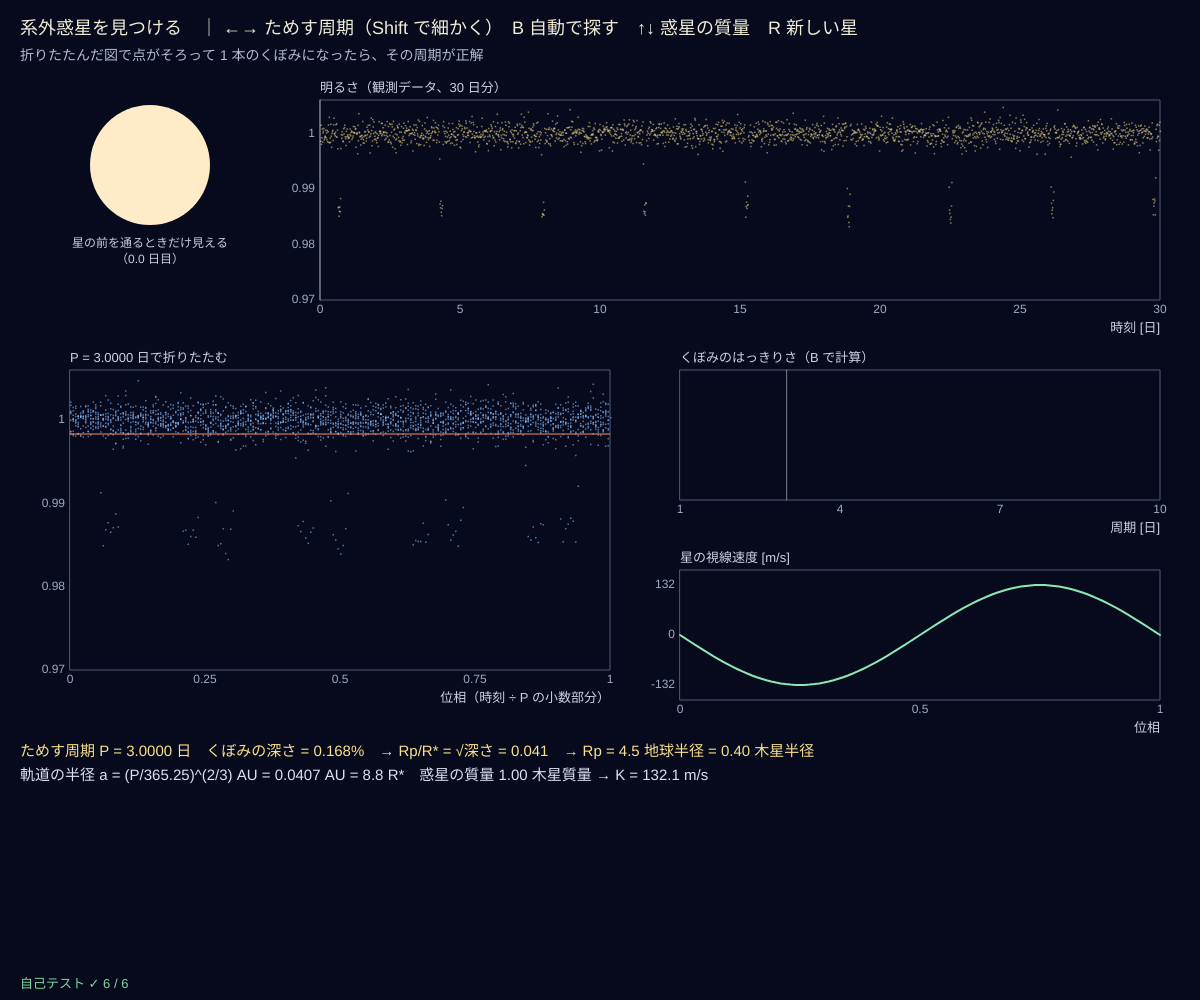
Frame 1 (no input)
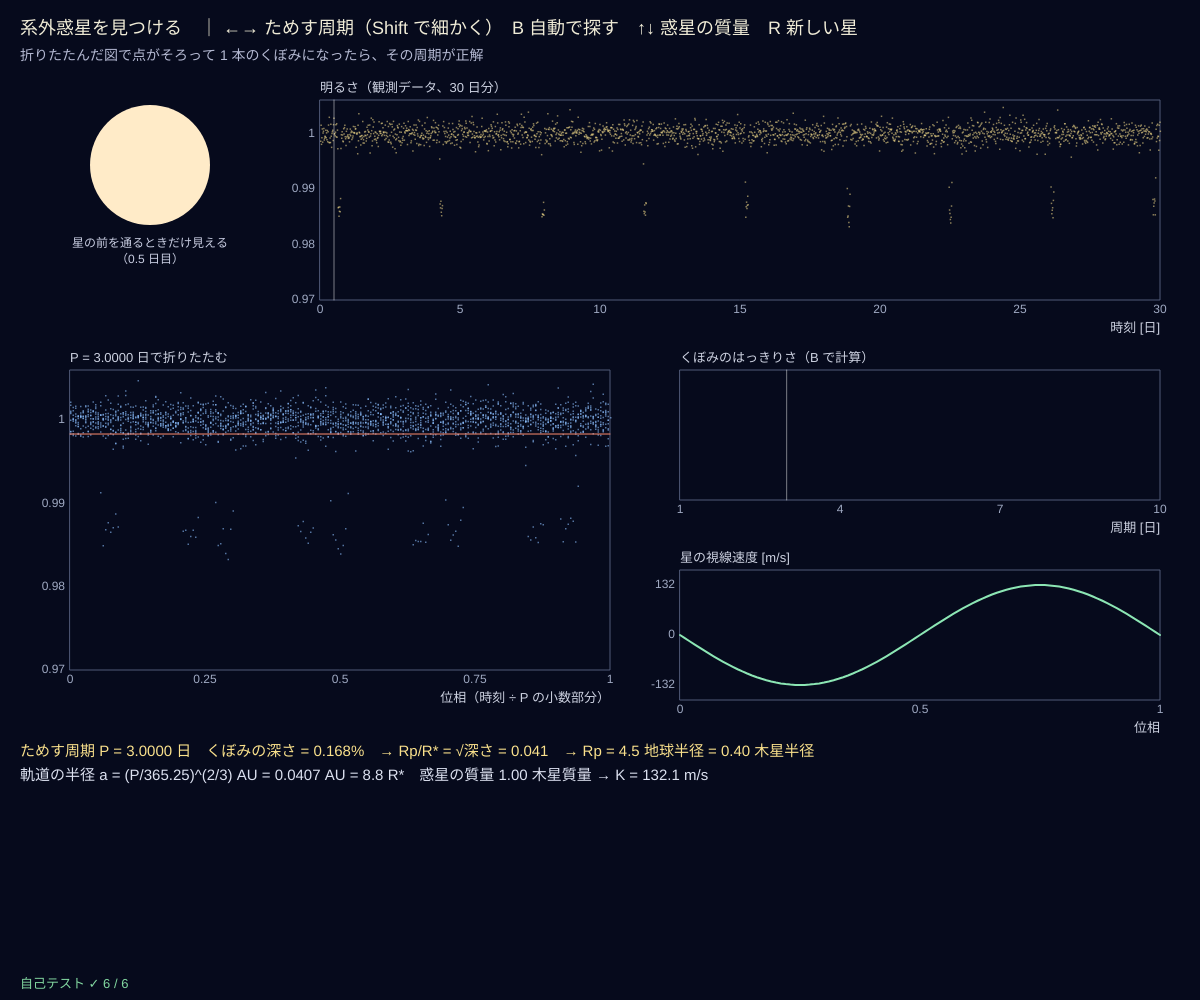
Frame 60 (no input)
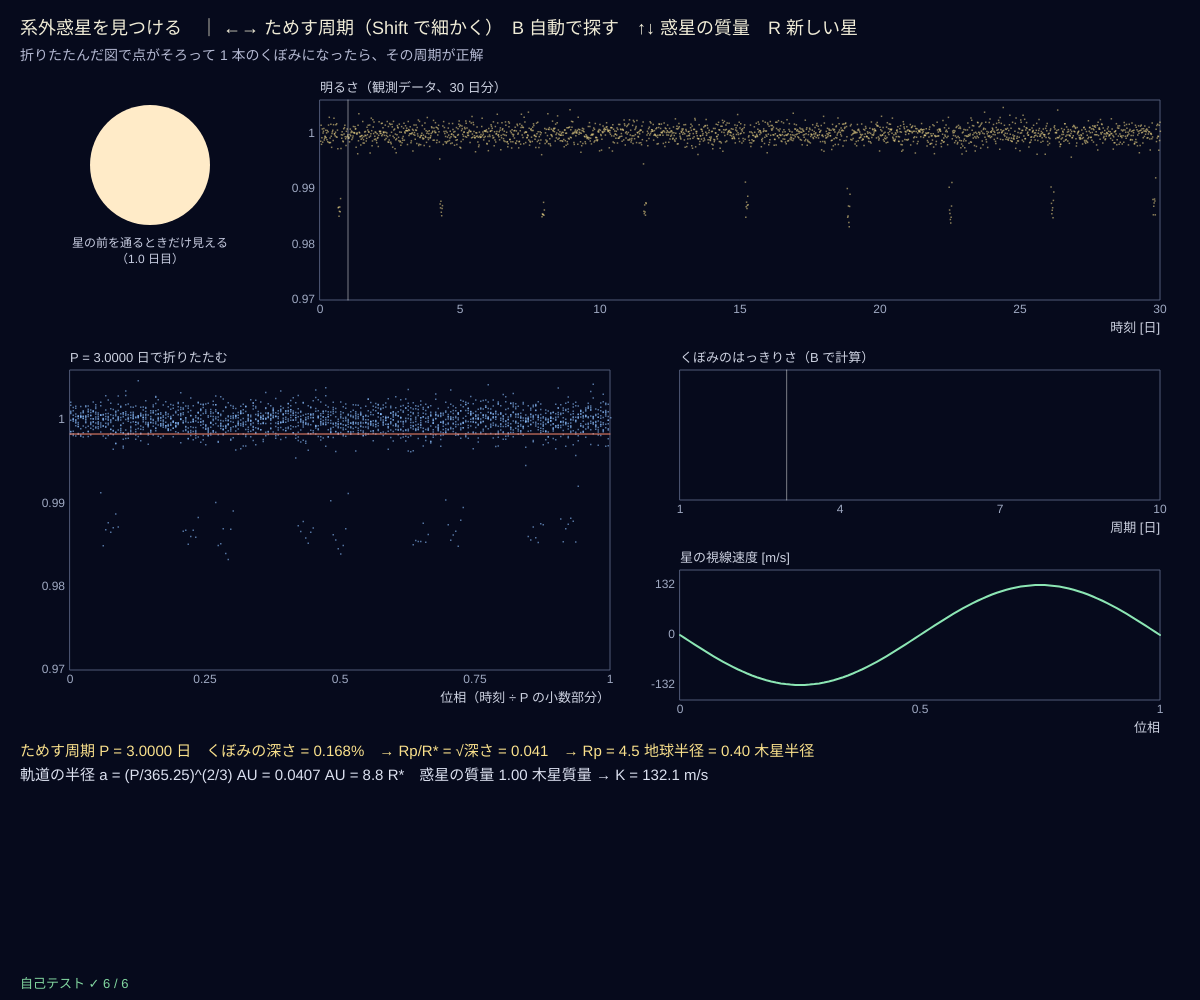
Frame 120 (the mouse pressed at the canvas centre since frame 60)

The p5.js sketch that drew these frames (run headless with seeded random() and noise() and a simulated clock; from frame 60 on, the mouse is pressed at the canvas centre):

// p5.js sketch
// ── sketch.js
// ============================================
// 11 系外惑星を見つける ─ 星のかすかな暗くなり（トランジット）と、星のふらつき（視線速度）
// 惑星が星の前を通ると、隠れた面積の分だけ暗くなる：減光率 = (Rp/R*)²（星の明るさは一様とする近似）
// ノイズのある 30 日分の観測データを、周期 P で折りたたむ（位相 = 時刻 ÷ P の小数部分）と、くぼみが重なって見える
// 視線速度の振幅 K = (2πG/P)^(1/3) × Mp sin i ÷ M*^(2/3)（円軌道、Mp ≪ M*）
// ←→ = ためす周期（Shift で細かく）/ B = 周期を自動で探す / ↑↓ = 惑星の質量 / R = 新しい星 / 星は太陽と同じ（1 M☉、1 R☉）
// ============================================

const DAYS = 30, CADENCE = 1 / 72;     // ★ 観測日数と間隔（20 分）
const SIGMA_N = 0.0012;                // ★ 明るさの測定ノイズ（1 = 星の明るさ）
const GRAV = 6.674e-11, M_SUN = 1.989e30, M_JUP = 1.898e27, M_EARTH = 5.972e24, R_SUN_RE = 109.1, R_SUN_RJ = 9.73;   // 太陽の半径 = 地球の 109.1 倍 = 木星の 9.73 倍
const AU_RSUN = 215.03;                // 1 AU = 太陽の半径の 215 倍
let truth, data = [], trialP = 3.0, found = null, mpJ = 1.0, spec = null;

function setup() {
  createCanvas(windowWidth, windowHeight);
  selfTest();
  newStar(Date.now());
}
// 半径 1 の星と、半径 k の惑星（中心の距離 z）の重なりの面積
function overlap(z, k) {
  if (z >= 1 + k) return 0;
  if (z <= 1 - k) return Math.PI * k * k;
  if (z <= k - 1) return Math.PI;
  let a = Math.acos(clampv((z * z + k * k - 1) / (2 * z * k), -1, 1)), b = Math.acos(clampv((z * z + 1 - k * k) / (2 * z), -1, 1));
  return k * k * a + b - 0.5 * Math.sqrt(Math.max(0, (-z + k + 1) * (z + k - 1) * (z - k + 1) * (z + k + 1)));
}
function aOverR(P) { return Math.pow(P / 365.25, 2 / 3) * AU_RSUN; }       // ケプラーの第 3 法則（M* = 1 M☉）
// 時刻 t の惑星の空の上の位置（星の半径 = 1）と、明るさ
function skyPos(t, tr) { let ph = (2 * Math.PI * (t - tr.t0)) / tr.P, a = aOverR(tr.P); return { x: a * Math.sin(ph), y: tr.b * Math.cos(ph), front: Math.cos(ph) > 0 }; }
function fluxAt(t, tr) { let s = skyPos(t, tr); return s.front ? 1 - overlap(Math.hypot(s.x, s.y), tr.k) / Math.PI : 1; }
function rvK(P, mp) { return Math.pow((2 * Math.PI * GRAV) / (P * 86400), 1 / 3) * mp / Math.pow(M_SUN, 2 / 3); }   // [m/s]
function newStar(seed) {
  seedRng(seed);
  truth = { P: 2 + 6 * rnd(), k: 0.06 + 0.08 * rnd(), b: 0.5 * rnd(), t0: rnd() * 2 };
  data = []; for (let t = 0; t < DAYS; t += CADENCE) data.push([t, fluxAt(t, truth) + SIGMA_N * rndNormal()]);
  found = null; spec = null;
}
// 折りたたんで 200 区間の平均。くぼみの深さ = 1 − （となり 5 区間の平均のいちばん小さい値）
function fold(d, P) {
  let N = 200, s = new Float64Array(N), n = new Float64Array(N);
  for (let [t, f] of d) { let i = Math.floor((((t / P) % 1) + 1) % 1 * N) % N; s[i] += f; n[i]++; }
  let best = 1e9, bi = 0, bn = 0;
  for (let i = 0; i < N; i++) { let ss = 0, nn = 0; for (let j = -2; j <= 2; j++) { let q = (i + j + N) % N; ss += s[q]; nn += n[q]; } if (nn > 0 && ss / nn < best) { best = ss / nn; bi = i; bn = nn; } }
  return { depth: 1 - best, phase: bi / N, snr: ((1 - best) * Math.sqrt(bn)) / SIGMA_N };
}
// 周期を 1〜10 日で調べて、くぼみがいちばんはっきりする周期（箱型の当てはめの簡単版）
function searchPeriod(d) {
  let out = [], best = null;
  for (let i = 0; i <= 900; i++) { let P = 1 + (9 * i) / 900, f = fold(d, P); out.push([P, f.snr]); if (!best || f.snr > best.snr) best = { P, ...f }; }
  // まわりを細かく
  for (let i = -50; i <= 50; i++) { let P = best.P + i * 0.0002, f = fold(d, P); if (f.snr > best.snr) best = { P, ...f }; }
  return { spec: out, best };
}

function draw() {
  background(6, 10, 28);
  let t = (millis() / 1000) * 0.5 % DAYS;
  // ---- 星と惑星（空の上）
  let sx = 150, sy = 165, sr = 60, sp = skyPos(t, truth);
  noStroke(); fill(255, 235, 200); circle(sx, sy, 2 * sr);
  if (sp.front && Math.abs(sp.x) < 3) { fill(10); circle(sx + sp.x * sr, sy + sp.y * sr, 2 * truth.k * sr); }
  fill(200, 205, 225); textSize(12); textAlign(CENTER); text('星の前を通るときだけ見える', sx, sy + sr + 22); text('（' + t.toFixed(1) + ' 日目）', sx, sy + sr + 38); textAlign(LEFT, BASELINE);
  // ---- 観測データ（30 日）
  let g1 = { x: 320, y: 100, w: width - 360, h: height * 0.2, x0: 0, x1: DAYS, y0: 1 - 0.03, y1: 1 + 0.006 };
  plotAxes(g1, '時刻 [日]', '明るさ（観測データ、30 日分）', [0, 5, 10, 15, 20, 25, 30], [0.97, 0.98, 0.99, 1]);
  noStroke(); fill(250, 225, 140, 140); for (let [tt, f] of data) rect(gX(g1, tt), gY(g1, f), 1.5, 1.5);
  stroke(255, 120); line(gX(g1, t), g1.y, gX(g1, t), g1.y + g1.h);
  // ---- 折りたたんだ図
  let fd = fold(data, trialP), g2 = { x: 70, y: g1.y + g1.h + 70, w: width * 0.45, h: height * 0.3, x0: 0, x1: 1, y0: 1 - 0.03, y1: 1 + 0.006 };
  plotAxes(g2, '位相（時刻 ÷ P の小数部分）', 'P = ' + trialP.toFixed(4) + ' 日で折りたたむ', [0, 0.25, 0.5, 0.75, 1], [0.97, 0.98, 0.99, 1]);
  noStroke(); fill(140, 190, 255, 150);
  for (let [tt, f] of data) { let ph = ((tt / trialP) % 1 + 1) % 1; rect(gX(g2, ph), gY(g2, f), 1.5, 1.5); }
  stroke(255, 140, 110); line(g2.x, gY(g2, 1 - fd.depth), g2.x + g2.w, gY(g2, 1 - fd.depth));
  let k = Math.sqrt(Math.max(0, fd.depth));
  // ---- 周期の探索の結果
  let g3 = { x: g2.x + g2.w + 70, y: g2.y, w: width - g2.x - g2.w - 110, h: height * 0.13, x0: 1, x1: 10, y0: 0, y1: spec ? Math.max(...spec.map((q) => q[1])) * 1.1 : 1 };
  plotAxes(g3, '周期 [日]', 'くぼみのはっきりさ（B で計算）', [1, 4, 7, 10], []);
  if (spec) { stroke(220, 140, 255); polyline(spec.map((q) => [gX(g3, q[0]), gY(g3, q[1])])); }
  stroke(255, 120); line(gX(g3, trialP), g3.y, gX(g3, trialP), g3.y + g3.h);
  // ---- 視線速度
  let K = rvK(truth.P, mpJ * M_JUP), g4 = { x: g3.x, y: g3.y + g3.h + 70, w: g3.w, h: height * 0.13, x0: 0, x1: 1, y0: -1.3 * K, y1: 1.3 * K };
  plotAxes(g4, '位相', '星の視線速度 [m/s]', [0, 0.5, 1], [-K, 0, K].map((v) => +v.toFixed(1)));
  let rv = []; for (let i = 0; i <= 100; i++) rv.push([gX(g4, i / 100), gY(g4, -K * Math.sin(2 * Math.PI * (i / 100)))]);
  stroke(140, 230, 180); strokeWeight(2); polyline(rv); strokeWeight(1);
  // ---- 数字
  noStroke(); fill(250, 225, 140); textSize(15);
  let y0 = Math.max(g2.y + g2.h, g4.y + g4.h) + 56;
  text('ためす周期 P = ' + trialP.toFixed(4) + ' 日　くぼみの深さ = ' + (fd.depth * 100).toFixed(3) + '%　→ Rp/R* = √深さ = ' + k.toFixed(3) + '　→ Rp = ' + (k * R_SUN_RE).toFixed(1) + ' 地球半径 = ' + (k * R_SUN_RJ).toFixed(2) + ' 木星半径', 20, y0);
  fill(220, 225, 240);
  text('軌道の半径 a = (P/365.25)^(2/3) AU = ' + (aOverR(trialP) / AU_RSUN).toFixed(4) + ' AU = ' + aOverR(trialP).toFixed(1) + ' R*　惑星の質量 ' + mpJ.toFixed(2) + ' 木星質量 → K = ' + K.toFixed(1) + ' m/s', 20, y0 + 24);
  if (found) { fill(140, 230, 180); text('自動の探索：P = ' + found.P.toFixed(4) + ' 日、深さ ' + (found.depth * 100).toFixed(3) + '%（はっきりさ ' + found.snr.toFixed(0) + '）　答え合わせ：P = ' + truth.P.toFixed(4) + '、Rp/R* = ' + truth.k.toFixed(3), 20, y0 + 48); }
  noStroke(); fill(240, 236, 215); textSize(18);
  text('系外惑星を見つける　｜ ←→ ためす周期（Shift で細かく）　B 自動で探す　↑↓ 惑星の質量　R 新しい星', 20, 34);
  fill(180, 185, 210); textSize(14);
  text('折りたたんだ図で点がそろって 1 本のくぼみになったら、その周期が正解', 20, 60);
  drawSelfTest(20, height - 12);
}

function keyPressed() {
  let st = keyIsDown(SHIFT) ? 0.002 : 0.02;
  if (key === RIGHT_ARROW) trialP = Math.min(10, trialP + st);
  if (key === LEFT_ARROW) trialP = Math.max(1, trialP - st);
  if (key === UP_ARROW) mpJ = Math.min(20, mpJ * 1.25);
  if (key === DOWN_ARROW) mpJ = Math.max(0.003, mpJ / 1.25);
  if (key === 'b' || key === 'B') { let r = searchPeriod(data); spec = r.spec; found = r.best; trialP = r.best.P; }
  if (key === 'r' || key === 'R') newStar(Date.now());
  return false;
}

// ---- 自己テスト
function selfTest() {
  selfTestResults = [];
  check('惑星が全部星の前にあるとき、減光率 = 面積の比 k²', near(overlap(0, 0.1) / Math.PI, 0.01, 1e-12) && near(overlap(0.5, 0.1) / Math.PI, 0.01, 1e-12));
  check('離れていれば 0、星のふちのまん中ならおよそ半分', overlap(1.2, 0.1) === 0 && near(overlap(1, 0.1) / (Math.PI * 0.01), 0.5, 0.05));
  check('1 AU = 215 R☉（a/R* の計算で P = 1 年なら 215）', near(aOverR(365.25), 215.03, 1e-9));
  check('木星が太陽をゆらす速さ K ≈ 12.5 m/s、地球なら 0.09 m/s', near(rvK(11.862 * 365.25, M_JUP), 12.5, 0.15) && near(rvK(365.25, M_EARTH), 0.0894, 0.002));
  let tr = { P: 3.7, k: 0.1, b: 0.0, t0: 0.3 }, d = []; for (let t = 0; t < DAYS; t += CADENCE) d.push([t, fluxAt(t, tr)]);
  let r = searchPeriod(d);
  check('ノイズのないデータから周期を見つけられる（P = 3.7 日、0.5% 以内）', near(r.best.P / 3.7, 1, 0.005));
  check('折りたたんだくぼみの深さから Rp/R* = 0.1 が求まる（10% 以内）', near(Math.sqrt(r.best.depth), 0.1, 0.01));
  reportSelfTest();
}

// ---------- やってみよう ----------
// 1. ←→ で周期を変えて、折りたたんだ図の点がそろう周期を自分で探そう。B の答えと比べよう
// 2. 周期の 2 倍や半分でもくぼみが見えることがある。それはなぜ？
// 3. SIGMA_N を 0.005 にすると、地球くらいの惑星（Rp/R* ≈ 0.009）は見つかる？
// 4. ↑↓ で質量を変えて K を見よう。地球の質量（0.00315 木星質量）だと何 m/s？
// 5. 減光率と K の両方がわかると、惑星の半径と質量 → 密度（岩石か、ガスか）がわかる


// ==================================================
// ここから下は「天文の道具」（中身は読まなくても OK。消さないでね）
// ==================================================
function clampv(v, a, b) { return v < a ? a : v > b ? b : v; }
const DEG = Math.PI / 180;             // 度 → ラジアン
function wrap360(a) { return ((a % 360) + 360) % 360; }
function wrap180(a) { return wrap360(a + 180) - 180; }
// ---- 種つきの乱数（同じ種なら毎回同じ列）
let rngState = 1;
function seedRng(s) { rngState = (s >>> 0) || 1; }
function rnd() {                       // 0〜1 の一様乱数（mulberry32）
  rngState = (rngState + 0x6d2b79f5) >>> 0;
  let t = rngState;
  t = Math.imul(t ^ (t >>> 15), t | 1);
  t ^= t + Math.imul(t ^ (t >>> 7), t | 61);
  return ((t ^ (t >>> 14)) >>> 0) / 4294967296;
}
function rndNormal() { let u = 1 - rnd(), v = rnd(); return Math.sqrt(-2 * Math.log(u)) * Math.cos(2 * Math.PI * v); }   // 標準正規分布
// ---- グラフの道具：g = { x, y, w, h, x0, x1, y0, y1, logx, logy }
function gX(g, v) { let t = g.logx ? (Math.log(v) - Math.log(g.x0)) / (Math.log(g.x1) - Math.log(g.x0)) : (v - g.x0) / (g.x1 - g.x0); return g.x + clampv(isFinite(t) ? t : 0, -0.02, 1.02) * g.w; }
function gY(g, v) { let t = g.logy ? (Math.log(v) - Math.log(g.y0)) / (Math.log(g.y1) - Math.log(g.y0)) : (v - g.y0) / (g.y1 - g.y0); return g.y + g.h - clampv(isFinite(t) ? t : 0, -0.02, 1.02) * g.h; }
function plotAxes(g, xl, yl, xt, yt) {
  stroke(80, 90, 120); strokeWeight(1); noFill(); rect(g.x, g.y, g.w, g.h);
  noStroke(); fill(160, 170, 195); textSize(12); textAlign(CENTER, TOP);
  for (let v of xt) text(+v.toPrecision(3), gX(g, v), g.y + g.h + 4);
  textAlign(RIGHT, CENTER);
  for (let v of yt) text(+v.toPrecision(3), g.x - 5, gY(g, v));
  textAlign(LEFT, BASELINE); fill(205, 210, 225); textSize(13);
  text(xl, g.x + g.w - textWidth(xl), g.y + g.h + 32); text(yl, g.x, g.y - 8);
}
function polyline(pts, closed) {       // 点が 2 つ以上あるときだけ折れ線を描く（空の beginShape はエラーになるため）
  if (!pts || pts.length < 2) return;
  noFill(); beginShape(); for (let p of pts) vertex(p[0], p[1]); endShape(closed ? CLOSE : undefined);
}
// ---- 自己テストの道具
let selfTestResults = [];
function check(name, cond) { selfTestResults.push({ name, ok: !!cond }); }
function near(a, b, tol) { return a !== null && a !== undefined && isFinite(a) && Math.abs(a - b) <= (tol === undefined ? 1e-9 : tol); }
function reportSelfTest() { for (let r of selfTestResults) (r.ok ? console.log : console.error)((r.ok ? '✓ ' : '✗ ') + r.name); }
function selfTestLine() { let n = selfTestResults.filter((r) => r.ok).length; return '自己テスト ' + (n === selfTestResults.length ? '✓ ' : '✗ ') + n + ' / ' + selfTestResults.length; }
function drawSelfTest(x, y) { noStroke(); textSize(13); textAlign(LEFT, BASELINE); fill(selfTestResults.every((r) => r.ok) ? color(130, 215, 160) : color(255, 95, 95)); text(selfTestLine(), x, y); }
